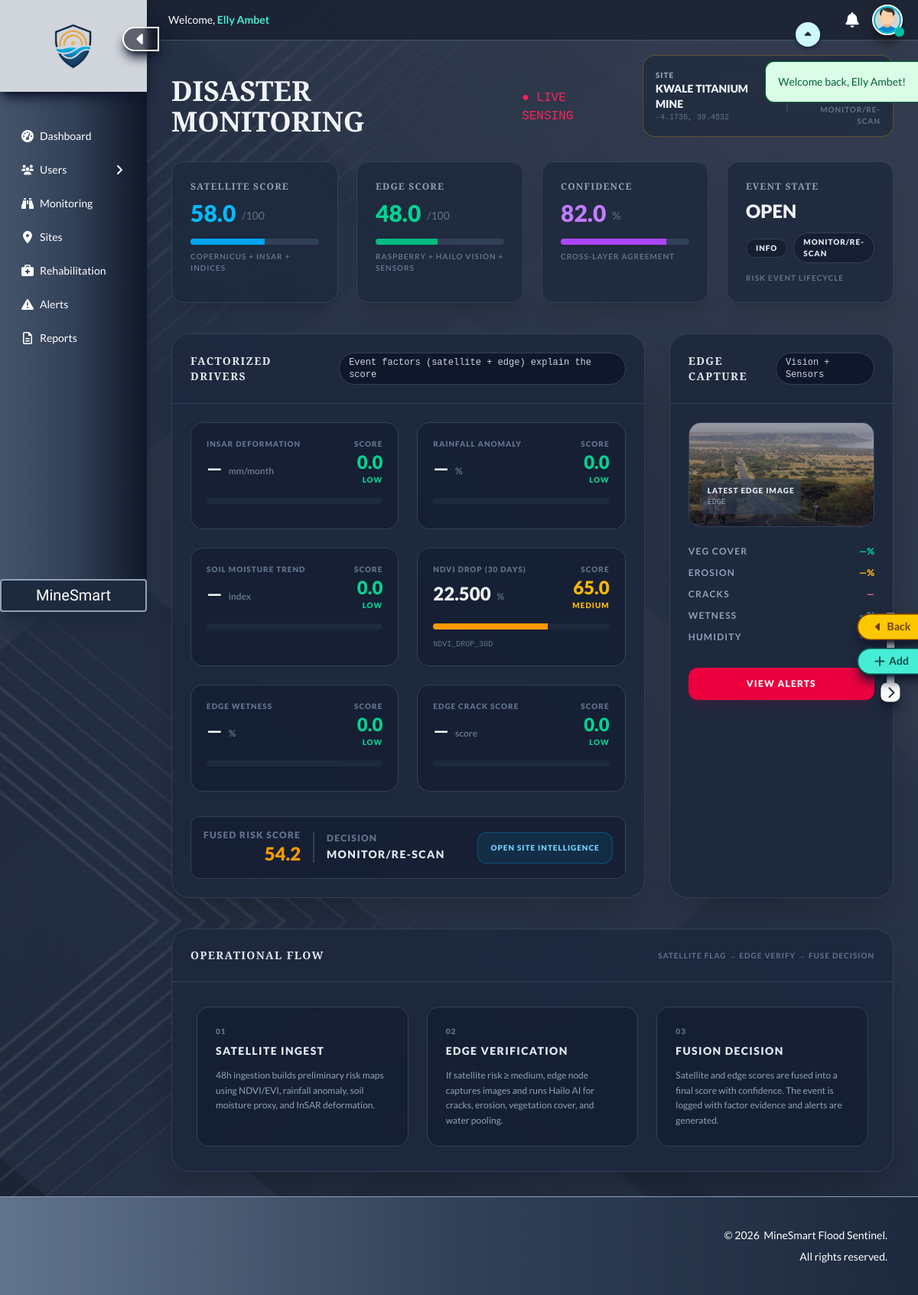
The page /disaster-monitoring (signed in) on the database its author committed.
### tables this page shows
CREATE TABLE sites (
  id INT AUTO_INCREMENT PRIMARY KEY,
  name VARCHAR(255) NOT NULL UNIQUE,
  site_code VARCHAR(50) NOT NULL UNIQUE,
  site_type ENUM('open_pit','underground','quarry','rehabilitation','processing') NOT NULL,
  country VARCHAR(100) NOT NULL DEFAULT 'Kenya',
  county VARCHAR(100) NOT NULL,
  coords JSON NOT NULL,
  elevation_m INT DEFAULT NULL,
  area_hectares DECIMAL(8,2) DEFAULT NULL,
  operational_status ENUM('active','inactive','rehabilitation','closed') NOT NULL DEFAULT 'active',
  risk_profile JSON DEFAULT NULL,
  image_link VARCHAR(255) DEFAULT NULL,
  user_id INT NOT NULL DEFAULT 1,
  created_at TIMESTAMP NOT NULL DEFAULT CURRENT_TIMESTAMP,
  updated_at TIMESTAMP NOT NULL DEFAULT CURRENT_TIMESTAMP ON UPDATE CURRENT_TIMESTAMP,
  INDEX(site_type),
  INDEX(county),
  INDEX(operational_status)
);

CREATE TABLE risk_event_factors (
  id BIGINT AUTO_INCREMENT PRIMARY KEY,
  event_id BIGINT NOT NULL,
  risk_type_id INT NOT NULL,
  layer ENUM('satellite','edge','fusion') NOT NULL,
  raw_value DECIMAL(14,6) DEFAULT NULL,
  normalized_score DECIMAL(6,2) NOT NULL DEFAULT 0.00,
  risk_level ENUM('low','medium','high') NOT NULL DEFAULT 'low',
  threshold_low DECIMAL(14,6) DEFAULT NULL,
  threshold_medium DECIMAL(14,6) DEFAULT NULL,
  threshold_high DECIMAL(14,6) DEFAULT NULL,
  evidence_url VARCHAR(512) DEFAULT NULL,
  note VARCHAR(255) DEFAULT NULL,
  created_at TIMESTAMP DEFAULT CURRENT_TIMESTAMP,
  FOREIGN KEY (event_id) REFERENCES risk_events(id) ON DELETE CASCADE,
  FOREIGN KEY (risk_type_id) REFERENCES risk_types(id) ON DELETE RESTRICT,
  INDEX idx_ref_event (event_id),
  INDEX idx_ref_event_layer (event_id, layer)
);

CREATE TABLE risk_types (
  id INT AUTO_INCREMENT PRIMARY KEY,
  code VARCHAR(64) NOT NULL UNIQUE,
  name VARCHAR(128) NOT NULL,
  layer ENUM('satellite','edge','fusion') NOT NULL,
  unit VARCHAR(32) DEFAULT NULL,
  description TEXT DEFAULT NULL,
  severity_weight DECIMAL(6,3) NOT NULL DEFAULT 1.000,
  created_at TIMESTAMP DEFAULT CURRENT_TIMESTAMP
);

### app/views/disaster-monitoring/index.php (the view, shortened to what the rows shown need)
<?php
  require __DIR__ . '/../../helpers/online_connector.php';
  require __DIR__ . '/../../helpers/risk_processor.php';
  $site_id = (int)($_GET['id'] ?? 1);
  $site_stmt = $pdo->prepare("SELECT * FROM sites WHERE id = ? LIMIT 1");
  $site_stmt->execute([$site_id]);
  $site = $site_stmt->fetch(PDO::FETCH_ASSOC);
  $packet = ms_get_site_risk_packet($site_id, $pdo);
  $snap = $packet['snapshot'] ?? [];
  $factors = $packet['factors'] ?? [];
  $coords = json_decode($site['coords'] ?? '', true);
  $lat = 0.0;
  $lng = 0.0;
  if(is_array($coords)) {
    if(isset($coords['lat']) && isset($coords['lng'])) {
      $lat = (float)$coords['lat'];
      $lng = (float)$coords['lng'];
    } elseif(isset($coords[0]) && isset($coords[1])) {
      $lng = (float)$coords[0];
      $lat = (float)$coords[1];
    }
  }
  function ms_factor_code($f) {
    if(isset($f['code'])) return (string)$f['code'];
    return '';
  }
  function ms_factor_name($f) {
    if(isset($f['name'])) return (string)$f['name'];
    return '';
  }
  function ms_factor_value($f) {
    if(isset($f['raw_value'])) return $f['raw_value'];
    return null;
  }
  function ms_factor_unit($f) {
    if(isset($f['unit'])) return (string)$f['unit'];
    return '';
  }
  function ms_factor_score($f) {
    if(isset($f['normalized_score'])) return (float)$f['normalized_score'];
    return 0.0;
  }
  function ms_factor_level($f) {
    if(isset($f['risk_level'])) return (string)$f['risk_level'];
    return 'low';
  }
  function ms_level_color($lvl) {
    if($lvl === 'medium') return 'text-amber-400';
    return 'text-emerald-400';
  }
  function ms_level_bar($lvl) {
    if($lvl === 'medium') return 'bg-amber-500';
    return 'bg-emerald-500';
  }
  function ms_find_factor($factors, $code) {
    foreach($factors as $f) {
      if(ms_factor_code($f) === $code) return $f;
    }
    return null;
  }
  function ms_percent_width($score) {
    $s = (float)$score;
    return $s;
  }
  $f_insar = ms_find_factor($factors, 'INSAR_DEFORMATION_MM_MO');
  $f_rain = ms_find_factor($factors, 'RAINFALL_ANOMALY_PCT');
  $f_soil = ms_find_factor($factors, 'SOIL_MOISTURE_PROXY_TREND');
  $f_ndvi = ms_find_factor($factors, 'NDVI_DROP_30D');
  $f_wet = ms_find_factor($factors, 'EDGE_WETNESS_PCT');
  $f_crk = ms_find_factor($factors, 'EDGE_CRACK_SCORE');
  $score_final = (float)($snap['final_risk_score'] ?? 0);
  $badge_border = $score_final > 70 ? 'border-rose-500/30' : ($score_final > 40 ? 'border-amber-500/30' : 'border-emerald-500/30');
?>
<!DOCTYPE html>
<html lang="en">
  <head>
    <link href="<?php echo ROOT_URL; ?>/assets/css/output.css" rel="stylesheet">
  </head>
  <body class="relative bg-slate-900 text-slate-100 max-w-full overflow-x-hidden">
    <main id="mainContent" class="relative min-h-screen w-[calc(100%-12rem)] ml-auto flex-1 flex flex-col overflow-hidden transition-all duration-500 ease-in-out">
      <section class="overflow-y-auto p-8 flex-grow pt-18">
        <div class="flex flex-col md:flex-row md:items-end md:justify-between gap-6 mb-8">
          <div class="flex items-baseline gap-4">
            <h1 class="text-4xl font-black">DISASTER MONITORING</h1>
          </div>
          <div class="flex items-center gap-3 bg-slate-800/70 backdrop-blur-md px-4 py-3 rounded-2xl border <?= $badge_border ?>">
            <div>
              <div class="text-[10px] uppercase tracking-widest font-black text-slate-400">Site</div>
              <div class="text-sm font-black uppercase"><?= htmlspecialchars($site['name'] ?? ('Site #' . $site_id)) ?></div>
              <div class="text-[10px] font-mono text-slate-500"><?= number_format($lat, 4) ?>, <?= number_format($lng, 4) ?></div>
            </div>
          </div>
        </div>
        <div class="grid grid-cols-1 lg:grid-cols-3 gap-8 mb-10">
          <div class="lg:col-span-2 bg-slate-800/90 backdrop-blur-lg rounded-3xl border border-slate-700 overflow-hidden shadow-2xl">
            <div class="p-6">
              <div class="grid grid-cols-1 md:grid-cols-2 gap-6">
                <?php
                  $cards = [
                    ['f' => $f_insar, 'title' => 'InSAR Deformation', 'fallback_unit' => 'mm/month'],
                    ['f' => $f_rain, 'title' => 'Rainfall Anomaly', 'fallback_unit' => '%'],
                    ['f' => $f_soil, 'title' => 'Soil Moisture Trend', 'fallback_unit' => 'index'],
                    ['f' => $f_ndvi, 'title' => 'NDVI Drop (30d)', 'fallback_unit' => '%'],
                    ['f' => $f_wet, 'title' => 'Edge Wetness', 'fallback_unit' => '%'],
                    ['f' => $f_crk, 'title' => 'Edge Crack Score', 'fallback_unit' => 'score']
                  ];
                  foreach($cards as $c) {
                    $f = $c['f'];
                    $title = $c['title'];
                    $unit = $c['fallback_unit'];
                    $raw = null;
                    $score = 0.0;
                    $level = 'low';
                    $name = $title;
                    if($f) {
                      $raw = ms_factor_value($f);
                      $score = ms_factor_score($f);
                      $level = ms_factor_level($f);
                      $u = ms_factor_unit($f);
                      if(strlen($u)) $unit = $u;
                      $n = ms_factor_name($f);
                      if(strlen($n)) $name = $n;
                    }
                    $val_text = $raw === null ? '—' : (is_numeric($raw) ? number_format((float)$raw, 3) : (string)$raw);
                    $color = ms_level_color($level);
                    $bar = ms_level_bar($level);
                ?>
                <div class="bg-slate-900/50 rounded-2xl border border-slate-700 p-5">
                  <div class="flex justify-between items-start gap-4">
                    <div>
                      <div class="text-[10px] uppercase tracking-widest font-black text-slate-500"><?= htmlspecialchars($name) ?></div>
                      <div class="mt-2 flex items-end gap-2">
                        <div class="text-2xl font-black text-slate-100"><?= $val_text ?></div>
                        <div class="text-xs font-bold text-slate-500 mb-1"><?= htmlspecialchars($unit) ?></div>
                      </div>
                    </div>
                    <div class="text-right">
                      <div class="text-[10px] uppercase tracking-widest font-black text-slate-500">Score</div>
                      <div class="text-2xl font-black <?= $color ?>"><?= number_format($score, 1) ?></div>
                      <div class="text-[10px] uppercase tracking-widest font-black <?= $color ?>"><?= htmlspecialchars($level) ?></div>
                    </div>
                  </div>
                  <div class="mt-4 h-2 bg-slate-800 rounded-full overflow-hidden">
                    <div class="<?= $bar ?> h-full" style="width: <?= ms_percent_width($score) ?>%"></div>
                  </div>
                  <div class="mt-3 text-[10px] text-slate-500 font-mono"><?= htmlspecialchars(ms_factor_code($f ?? [])) ?></div>
                </div>
                <?php } ?>
              </div>
            </div>
          </div>
        </div>
      </section>
    </main>
  </body>
</html>

### rows shown on the page
sites: name "KWALE TITANIUM MINE", coords "-4.1736", coords "39.4532"
risk_event_factors: risk_type.name "NDVI DROP (30 DAYS)", raw_value "22.500", risk_type.unit "%", normalized_score "65.0", risk_level "MEDIUM", risk_type.code "NDVI_DROP_30D"

### other values the page prints
$message['text'] "Welcome back, Elly Ambet!"
$currentUser['full_name'] "Elly Ambet"
$decision "MONITOR/RE-SCAN"
$score_sat "58.0"
$score_edge "48.0"
$score_conf "82.0"
$event_status "OPEN"
$event_level "INFO"
$name "INSAR DEFORMATION"
$val_text "—"
$unit "mm/month"
$score "0.0"
$level "LOW"
$name "RAINFALL ANOMALY"
$unit "%"
